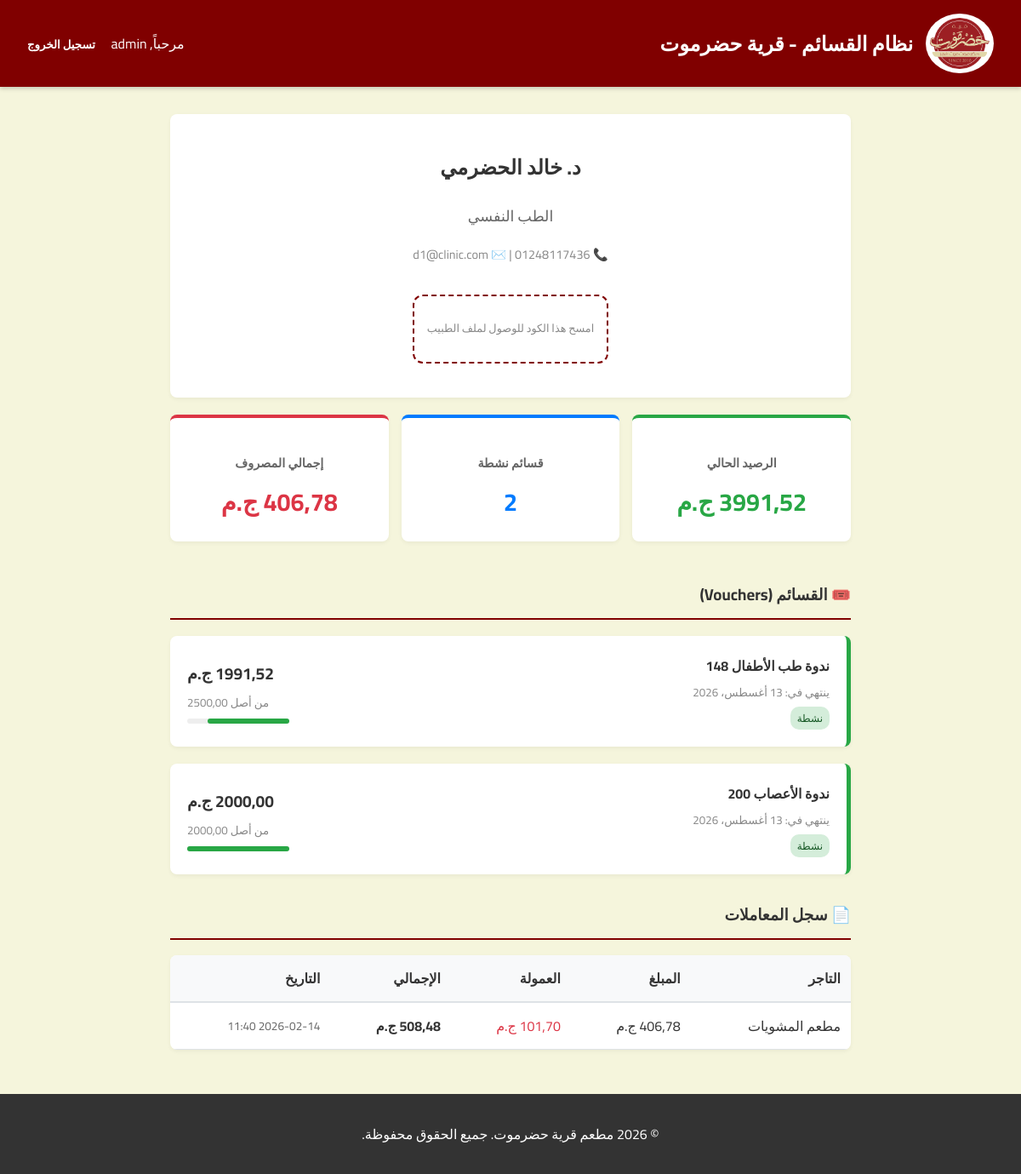
The page /ar/doctor/3/ (signed in) on the database its author committed.
### accounts/models.py (models this page shows, shortened)
class User(AbstractUser):
    class Types(models.TextChoices):
        ADMIN = 'ADMIN', _('Admin')
        DOCTOR = 'DOCTOR', _('Doctor')
        VENDOR = 'VENDOR', _('Vendor')
    type = models.CharField(
        _('Type'), max_length=50, choices=Types.choices, default=Types.ADMIN
    )

class Doctor(models.Model):
    user = models.OneToOneField(User, on_delete=models.CASCADE, related_name='doctor_profile', verbose_name=_('User'))
    name = models.CharField(_('Name'), max_length=255)
    phone = models.CharField(_('Phone'), max_length=20, unique=True)
    email = models.EmailField(_('Email'), unique=True)
    specialty = models.ForeignKey(Specialty, on_delete=models.SET_NULL, null=True, blank=True, verbose_name=_('Specialty'))
    qr_code = models.CharField(_('QR Code'), max_length=255, blank=True, null=True) # URL or path
    created_at = models.DateTimeField(_('Created At'), auto_now_add=True)
    updated_at = models.DateTimeField(_('Updated At'), auto_now=True)
    class Meta:
        verbose_name = _('Doctor')
        verbose_name_plural = _('Doctors')

class Specialty(models.Model):
    name = models.CharField(_('Name'), max_length=100, unique=True)
    class Meta:
        verbose_name = _('Specialty')
        verbose_name_plural = _('Specialties')
    def __str__(self):
        return self.name

class Vendor(models.Model):
    user = models.OneToOneField(User, on_delete=models.CASCADE, related_name='vendor_profile', verbose_name=_('User'))
    name = models.CharField(_('Name'), max_length=255, unique=True)
    contact_person = models.CharField(_('Contact Person'), max_length=255)
    phone = models.CharField(_('Phone'), max_length=20)
    email = models.EmailField(_('Email'))
    address = models.TextField(_('Address'))
    category = models.CharField(_('Category'), max_length=100) # e.g. Supermarket, Restaurant
    created_at = models.DateTimeField(_('Created At'), auto_now_add=True)
    updated_at = models.DateTimeField(_('Updated At'), auto_now=True)
    class Meta:
        verbose_name = _('Vendor')
        verbose_name_plural = _('Vendors')

### events/models.py (models this page shows, shortened)
class Voucher(models.Model):
    doctor = models.ForeignKey('accounts.Doctor', on_delete=models.CASCADE, related_name='vouchers', verbose_name=_('Doctor'))
    event = models.ForeignKey(Event, on_delete=models.CASCADE, related_name='vouchers', verbose_name=_('Event'), null=True, blank=True)
    company = models.ForeignKey('core.PharmaceuticalCompany', on_delete=models.SET_NULL, verbose_name=_('Company'), null=True, blank=True)
    initial_value = models.DecimalField(_('Initial Value'), max_digits=10, decimal_places=2)
    current_balance = models.DecimalField(_('Current Balance'), max_digits=10, decimal_places=2)
    issue_date = models.DateField(_('Issue Date'), auto_now_add=True)
    expiry_date = models.DateField(_('Expiry Date'))
    is_active = models.BooleanField(_('Is Active'), default=True)
    created_at = models.DateTimeField(_('Created At'), auto_now_add=True)
    updated_at = models.DateTimeField(_('Updated At'), auto_now=True)
    class Meta:
        verbose_name = _('Voucher')
        verbose_name_plural = _('Vouchers')

class Event(models.Model):
    name = models.CharField(_('Name'), max_length=255)
    date = models.DateField(_('Date'))
    company = models.ForeignKey('core.PharmaceuticalCompany', on_delete=models.CASCADE, verbose_name=_('Company'))
    voucher_value = models.DecimalField(_('Voucher Value'), max_digits=10, decimal_places=2)
    voucher_expiry_days = models.IntegerField(_('Voucher Expiry Days'), default=90)
    doctors = models.ManyToManyField('accounts.Doctor', related_name='events', blank=True, verbose_name=_('Doctors'))
    delegates = models.ManyToManyField('accounts.Delegate', related_name='events', blank=True, verbose_name=_('Delegates'))
    specialties = models.ManyToManyField('accounts.Specialty', related_name='events', blank=True, verbose_name=_('Specialties'))
    created_at = models.DateTimeField(_('Created At'), auto_now_add=True)
    updated_at = models.DateTimeField(_('Updated At'), auto_now=True)
    class Meta:
        verbose_name = _('Event')
        verbose_name_plural = _('Events')

### core/models.py (models this page shows, shortened)
class Transaction(models.Model):
    voucher = models.ForeignKey('events.Voucher', on_delete=models.PROTECT, verbose_name=_('Voucher'))  # Protect to keep history
    vendor = models.ForeignKey('accounts.Vendor', on_delete=models.PROTECT, verbose_name=_('Vendor'))
    doctor = models.ForeignKey('accounts.Doctor', on_delete=models.PROTECT, verbose_name=_('Doctor'))
    amount_spent = models.DecimalField(_('Amount Spent'), max_digits=10, decimal_places=2)
    management_fee_percentage = models.DecimalField(_('Management Fee Percentage'), max_digits=5, decimal_places=2, default=25.00)
    management_fee_amount = models.DecimalField(_('Management Fee Amount'), max_digits=10, decimal_places=2)
    total_deducted = models.DecimalField(_('Total Deducted'), max_digits=10, decimal_places=2)
    transaction_date = models.DateTimeField(_('Transaction Date'), auto_now_add=True)
    items_description = models.TextField(_('Items Description'), blank=True)
    invoice_number = models.CharField(_('Invoice Number'), max_length=100, unique=True)
    settlement = models.ForeignKey(
        VendorSettlement,
        on_delete=models.SET_NULL,
        null=True,
        blank=True,
        related_name='transactions',
        verbose_name=_('Settlement')
    )
    class Meta:
        verbose_name = _('Transaction')
        verbose_name_plural = _('Transactions')

### core/views.py (the view)
# urls.py: path('doctor/<int:pk>/', DoctorProfileView.as_view(), name='doctor_profile'),
class DoctorProfileView(LoginRequiredMixin, DetailView):
    model = Doctor
    template_name = 'core/doctor_profile.html'
    context_object_name = 'doctor'
    def dispatch(self, request, *args, **kwargs):
        user = request.user
        doctor_to_view = self.get_object()
        if user.is_superuser or user.is_staff or user.type == 'VENDOR':
            return super().dispatch(request, *args, **kwargs)
        if user.type == 'DOCTOR':
            if hasattr(user, 'doctor_profile') and user.doctor_profile == doctor_to_view:
                return super().dispatch(request, *args, **kwargs)
        from django.core.exceptions import PermissionDenied
        raise PermissionDenied("ليس لديك صلاحية لعرض هذا الملف.")
    def get_context_data(self, **kwargs):
        context = super().get_context_data(**kwargs)
        vouchers = self.object.vouchers.all().order_by('-expiry_date')
        context['vouchers'] = vouchers
        active_vouchers = vouchers.filter(is_active=True)
        context['total_balance'] = sum(v.current_balance for v in active_vouchers)
        context['active_vouchers_count'] = active_vouchers.count()
        context['expired_vouchers_count'] = vouchers.filter(is_active=False).count()
        context['transactions'] = Transaction.objects.filter(doctor=self.object).order_by('-transaction_date')
        context['total_spent'] = Transaction.objects.filter(doctor=self.object).aggregate(
            total=Sum('amount_spent'))['total'] or 0
        return context

### templates/core/doctor_profile.html (shortened to what this page needs)
{% extends "base.html" %}
{% block content %}
<div style="max-width: 800px; margin: 0 auto;">
    <div class="card" style="text-align: center; margin-bottom: 20px; position: relative;">
        <h2 style="margin-bottom: 5px;">{{ doctor.name }}</h2>
        <p style="color: #666; font-size: 1.1rem; margin-bottom: 15px;">{{ doctor.specialty }}</p>
        <p style="color: #888; font-size: 0.9rem;">📞 {{ doctor.phone }} | ✉️ {{ doctor.email }}</p>
        <div style="margin: 20px auto; padding: 15px; background: #fff; border: 2px dashed #800000; border-radius: 12px; display: inline-block;">
            <p style="margin-top: 10px; font-size: 0.8rem; color: #888;">امسح هذا الكود للوصول لملف الطبيب</p>
        </div>
    </div>
    <div style="display: flex; gap: 15px; flex-wrap: wrap; margin-bottom: 25px;">
        <div class="card" style="flex: 1; min-width: 150px; text-align: center; border-top: 4px solid #28a745;">
            <h4 style="color: #666; margin-bottom: 5px; font-size: 0.9rem;">الرصيد الحالي</h4>
            <p style="font-size: 1.8rem; font-weight: bold; color: #28a745; margin: 0;">{{ total_balance|floatformat:2 }} ج.م</p>
        </div>
        <div class="card" style="flex: 1; min-width: 150px; text-align: center; border-top: 4px solid #007bff;">
            <h4 style="color: #666; margin-bottom: 5px; font-size: 0.9rem;">قسائم نشطة</h4>
            <p style="font-size: 1.8rem; font-weight: bold; color: #007bff; margin: 0;">{{ active_vouchers_count }}</p>
        </div>
        <div class="card" style="flex: 1; min-width: 150px; text-align: center; border-top: 4px solid #dc3545;">
            <h4 style="color: #666; margin-bottom: 5px; font-size: 0.9rem;">إجمالي المصروف</h4>
            <p style="font-size: 1.8rem; font-weight: bold; color: #dc3545; margin: 0;">{{ total_spent|floatformat:2 }} ج.م</p>
        </div>
    </div>
    <div style="margin-bottom: 30px;">
        <h3 style="border-bottom: 2px solid #800000; padding-bottom: 10px;">🎟️ القسائم (Vouchers)</h3>
        {% for voucher in vouchers %}
        <div class="card" style="border-right: 5px solid {% if voucher.is_active %}#28a745{% else %}#dc3545{% endif %}; display: flex; justify-content: space-between; align-items: center;">
            <div>
                <strong>{{ voucher.event.name }}</strong>
                <br>
                <small style="color: #888;">ينتهي في: {{ voucher.expiry_date }}</small>
                <br>
                {% if voucher.is_active %}
                    <span style="background: #d4edda; color: #155724; padding: 2px 8px; border-radius: 10px; font-size: 0.75rem;">نشطة</span>
                {% else %}
                    <span style="background: #f8d7da; color: #721c24; padding: 2px 8px; border-radius: 10px; font-size: 0.75rem;">منتهية</span>
                {% endif %}
            </div>
            <div style="text-align: left;">
                <span style="font-size: 1.2rem; font-weight: bold;">{{ voucher.current_balance|floatformat:2 }} ج.م</span>
                <br>
                <small style="color: #888;">من أصل {{ voucher.initial_value|floatformat:2 }}</small>
                <div style="width: 120px; height: 6px; background: #eee; border-radius: 3px; margin-top: 5px;">
                    {% widthratio voucher.current_balance voucher.initial_value 100 as pct %}
                    <div style="width: {% widthratio voucher.current_balance voucher.initial_value 100 %}%; height: 100%; background: {% if voucher.is_active %}#28a745{% else %}#dc3545{% endif %}; border-radius: 3px;"></div>
                </div>
            </div>
        </div>
        {% empty %}
        <p style="text-align: center; color: #888; padding: 20px;">لا توجد قسائم.</p>
        {% endfor %}
    </div>
    <div>
        <h3 style="border-bottom: 2px solid #800000; padding-bottom: 10px;">📄 سجل المعاملات</h3>
        <div class="card" style="padding: 0; overflow: hidden;">
            <table style="width: 100%; border-collapse: collapse;">
                <thead>
                    <tr style="background: #f8f9fa; border-bottom: 2px solid #dee2e6;">
                        <th style="padding: 12px; text-align: right;">التاجر</th>
                        <th style="padding: 12px; text-align: right;">المبلغ</th>
                        <th style="padding: 12px; text-align: right;">العمولة</th>
                        <th style="padding: 12px; text-align: right;">الإجمالي</th>
                        <th style="padding: 12px; text-align: right;">التاريخ</th>
                    </tr>
                </thead>
                <tbody>
                    {% for trx in transactions %}
                    <tr style="border-bottom: 1px solid #dee2e6;">
                        <td style="padding: 12px;">{{ trx.vendor.name }}</td>
                        <td style="padding: 12px;">{{ trx.amount_spent|floatformat:2 }} ج.م</td>
                        <td style="padding: 12px; color: #dc3545;">{{ trx.management_fee_amount|floatformat:2 }} ج.م</td>
                        <td style="padding: 12px; font-weight: bold;">{{ trx.total_deducted|floatformat:2 }} ج.م</td>
                        <td style="padding: 12px; font-size: 0.85rem; color: #666;">{{ trx.transaction_date|date:"Y-m-d H:i" }}</td>
                    </tr>
                    {% empty %}
                    <tr>
                        <td colspan="5" style="padding: 20px; text-align: center; color: #888;">لا توجد معاملات.</td>
                    </tr>
                    {% endfor %}
                </tbody>
            </table>
        </div>
    </div>
</div>
{% endblock %}

### templates/base.html (shortened to what this page needs)
<!DOCTYPE html>
{% load static %}
<html lang="ar" dir="rtl">
<head>
    <link rel="stylesheet" href="{% static 'css/style.css' %}">
</head>
<body>
    <header>
        <div style="display: flex; align-items: center; gap: 15px;">
            <img src="{% static 'logo.png' %}" alt="شعار قرية حضرموت">
            <h1>نظام القسائم - قرية حضرموت</h1>
        </div>
        <nav>
            {% if user.is_authenticated %}
                <span>مرحباً, {{ user.username }}</span>
                <form action="{% url 'logout' %}" method="post" style="display: inline;">
                    <button type="submit" style="background: none; border: none; color: white; font-weight: bold; font-family: 'Cairo', sans-serif; cursor: pointer; padding: 0; margin-right: 15px;">تسجيل الخروج</button>
                </form>
            {% else %}
                <a href="{% url 'login' %}">تسجيل الدخول</a>
            {% endif %}
        </nav>
    </header>
    <main>
        {% block content %}{% endblock %}
    </main>
    <footer>
        <p>&copy; {% now "Y" %} مطعم قرية حضرموت. جميع الحقوق محفوظة.</p>
    </footer>
</body>
</html>

### static/css/style.css (style rules this page uses)
body { background-color: #F5F5DC; }

### templates/base.html (style rules this page uses)
:root { --primary-color: #800000; --secondary-color: #F5F5DC; --text-color: #333333; --white: #FFFFFF; }
body { font-family: 'Cairo', sans-serif; background-color: var(--secondary-color); color: var(--text-color); margin: 0; padding: 0; display: flex; flex-direction: column; min-height: 100vh; }
header { background-color: var(--primary-color); color: var(--white); padding: 1rem 2rem; display: flex; align-items: center; justify-content: space-between; box-shadow: 0 2px 5px rgba(0,0,0,0.2); }
header img { height: 60px; background: white; border-radius: 50%; padding: 5px; }
header h1 { margin: 0; font-size: 1.5rem; }
main { flex: 1; padding: 2rem; max-width: 1200px; margin: 0 auto; width: 100%; box-sizing: border-box; }
footer { background-color: #333; color: var(--white); text-align: center; padding: 1rem; margin-top: auto; }
.card { background: var(--white); padding: 20px; border-radius: 8px; box-shadow: 0 2px 5px rgba(0,0,0,0.05); margin-bottom: 20px; }

### rows shown on the page
User: username "admin"
Doctor: name "د. خالد الحضرمي", specialty "الطب النفسي", email "d1@clinic.com"
Voucher: event.name "ندوة طب الأطفال 148", expiry_date "13 أغسطس، 2026", is_active "نشطة", current_balance "1991,52", initial_value "2500,00"
Voucher: event.name "ندوة الأعصاب 200", expiry_date "13 أغسطس، 2026", is_active "نشطة", current_balance "2000,00", initial_value "2000,00"
Transaction: vendor.name "مطعم المشويات", amount_spent "406,78", management_fee_amount "101,70", total_deducted "508,48", transaction_date "2026-02-14 11:40"

### other values the page prints
{{ total_balance|floatformat:2 }} "3991,52"
{{ active_vouchers_count }} "2"
{{ total_spent|floatformat:2 }} "406,78"
